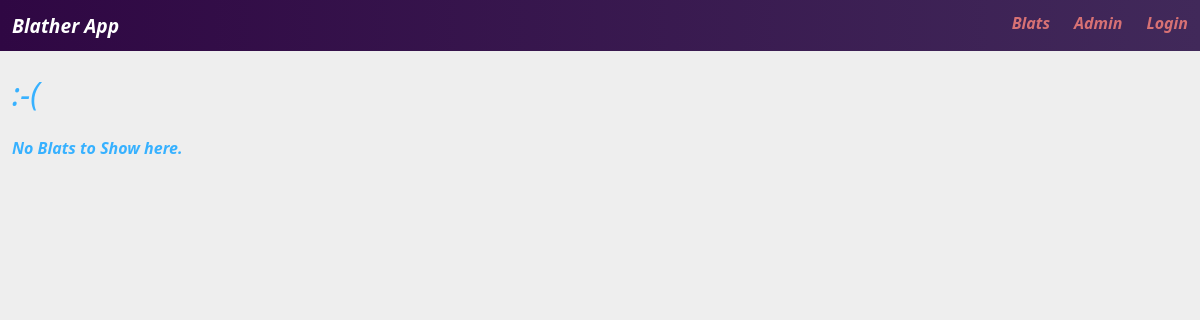
The app's page /, older data.
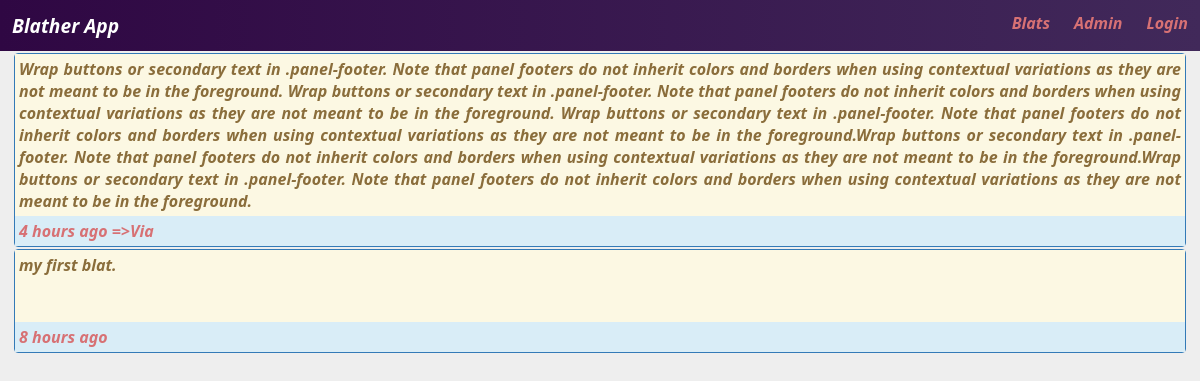
The same page, newer data.
### blat/models.py (models this page shows, shortened)
class Blat(models.Model):
  text = models.TextField()
  created_on = models.DateTimeField(auto_now_add=True)
  via = models.URLField(blank=True)
  created_by = models.ForeignKey(User)

### blat/views.py (the view)
# urls.py: url(r'^$', views.IndexView.as_view(), name='homepage'),
class IndexView(generic.ListView):
  template_name = 'blat/home.html'
  context_object_name = 'blat_list'
  def get_queryset(self):
    return Blat.objects.order_by('-created_on')[:10]

### blat/templates/blat/home.html (shortened to what this page needs)
{% extends "blat/master.html" %}
{% load humanize %}
{% block content %}
  {% if blat_list %}
    {% for blat in blat_list %}
    <div class="panel">
      <div class="panel-body">
       {{ blat.text }}
      </div>
      <div class="panel-footer">
        <a href="{% url 'detail' pk=blat.id %}">{{ blat.created_on|naturaltime }}</a>
        {% if blat.via %}
          <a href="{{blat.via}}"><i>=>Via</i></a>
        {% endif %}
      </div>
    </div>
    {% endfor %}
  {% else %}
    <h1>:-(</h1>
    No Blats to Show here.
    {% endif %}
{% endblock %}

### blat/templates/blat/master.html (shortened to what this page needs)
{% load static from staticfiles %}
<!DOCTYPE html>
<html>
<head>
  <link rel="stylesheet" href="{% static 'css/layout.css' %}">
</head>
<body>
  <header>
    <a href="{% url 'homepage' %}" class="brand">Blather App</a>
    <a href="{% url 'homepage' %}">Blats</a>
    <a href="{% url 'admin:index' %}">Admin</a>
    {% if user.is_authenticated %}
    	<a href="{% url 'myview' %}">My Blats</a>
      <a href="{% url 'logout' %}?next=/">Logout</a>
    {% else %}
      <a href="/login/?next=/">Login</a>
    {% endif %}
  </header>
  <div class="container">
    {% block content %}{% endblock %}
  </div>
</body>
</html>

### blat/static/css/layout.css (style rules this page uses)
html { box-sizing: border-box; }
body { color: #37b1ff; font-weight: 600; font-style: italic; background: #eee; margin:0; padding:0; font-family: 'Segoe UI'; }
.container { width: 98%; margin: 0 auto; }
a { color: #D77174; text-decoration:none; }
header { display: -webkit-box; display: -moz-box; display: -ms-flexbox; display: -webkit-flex; display: flex; background: #41295a; background: -webkit-linear-gradient(to left, #41295a , #2F0743); background: linear-gradient(to left, #41295a , #2F0743); }
header .brand { margin-top: 0; font-size: 1.2em; margin-right: auto; }
header a { padding: 12px; }
.panel { margin: 2px; border-radius: 4px; text-align: justify; border: 1px solid #337ab7; }
.panel-body { padding: 4px; color: #8a6d3b; min-height: 4em; border-color: #faebcc; background-color: #fcf8e3; }
.panel-footer { padding: 4px; color: #fff; background-color: #d9edf7; }

Row changes from the older to the newer data that the page shows:
added Blat: text "Wrap buttons or secondary text in .panel-footer. Note that panel footers do not inherit colors and borders when using contextual variations as they are not meant to be in the foreground. Wrap buttons or secondary text in .panel-footer. Note that panel footers do not inherit colors and borders when using contextual variations as they are not meant to be in the foreground. Wrap buttons or secondary text in .panel-footer. Note that panel footers do not inherit colors and borders when using contextual variations as they are not meant to be in the foreground.Wrap buttons or secondary text in .panel-footer. Note that panel footers do not inherit colors and borders when using contextual variations…", created_on "4 hours ago"
added Blat: text "my first blat.", created_on "8 hours ago"
Text that changed along with them:
text no longer shown: ":-( No Blats to Show here."
